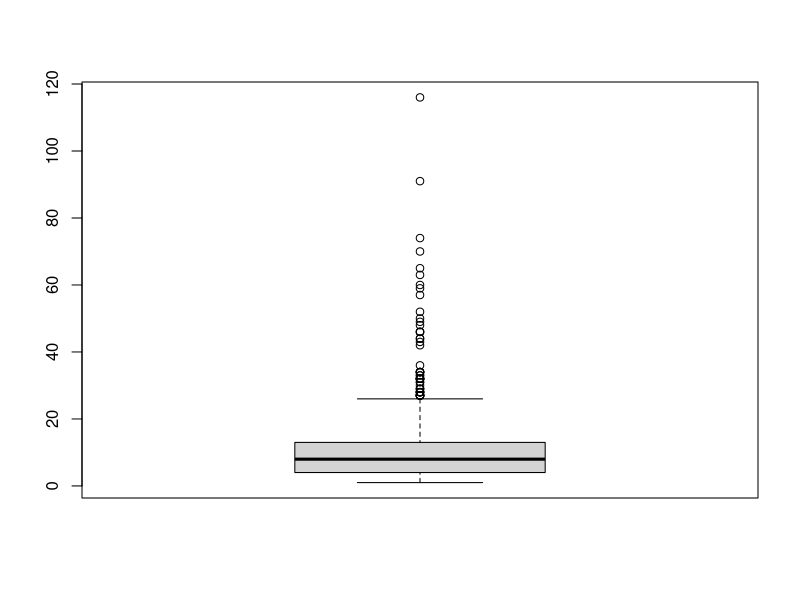
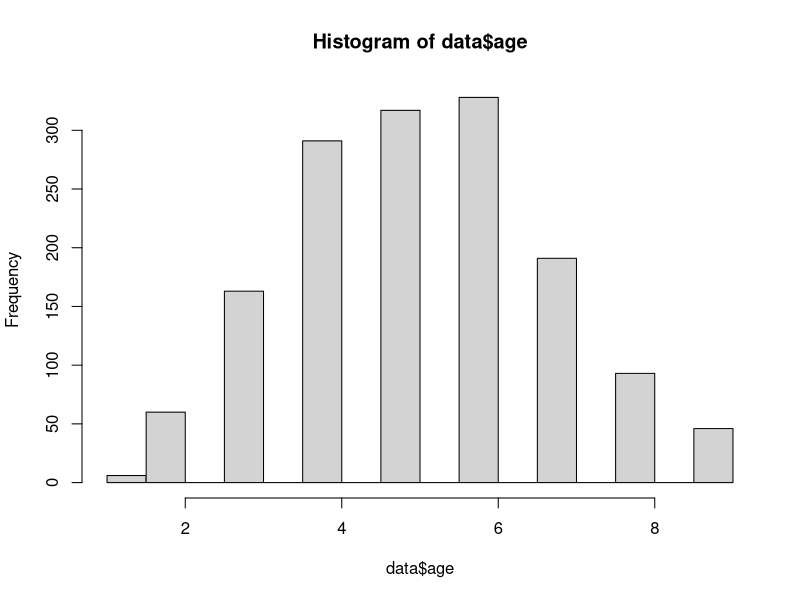

R code for these plots, in order: (Note: this script raises an error after producing the figures.)
library(caret)
library(VGAM)
library(nnet)
library(car)
library(nnet)
library(lmtest)


# Questions
  # 1. check that latex is ok
  # secondly executive vs technical i thought assumtions would make more sense in technical
  # likilihood vs null model [1 vs 2]or likilihood of one model vs another
  # how to interpret models
  # 2. I'm not sure I understand the effects plot fully
# 2. Is there anything else I'm missing/expected to do which I haven't done yet?
# ----------------------------------------------------------------------------
data <-read.csv('admissions.csv')
colnames(data) <- c('provnum', 'Death', 'White', 'Length_Of_Stay', 'age80', 'age', 'admission')


str(data)
table(as.vector(data$admission))
table(as.vector(data$Death))
table(as.vector(data$White))
table(as.vector(data$age))
table(as.vector(data$age80))
boxplot(as.vector(data$Length_Of_Stay))


hist(data$age)



# colnames(data) <- c('provnum', 'Death Yes/No', 'White Yes/No', 'Length Of Stay', 'age80', 'age', 'admission')
data$Death <- as.factor(data$Death)
data$White <- as.factor(data$White)
data$age80 <- as.factor(data$age80)
str(data)

set.seed(7)
train.index <- createDataPartition(data$admission, p = .7, list = FALSE)
train <- data[ train.index,]
test  <- data[-train.index,]

levels(data$admission)

vglm_model <- vglm(admission ~ Death + White + Length_Of_Stay + age + age80, family=multinomial(refLevel = "Elective"),dat=train)
summary(vglm_model)
confint(vglm_model)

confint(nnet_model)

nnet_model <- multinom(admission ~ Death + White + Length_Of_Stay + age + age80, dat=train)
summary(nnet_model)

step_model <- step(nnet_model)

summary(step_model)



Anova(vglm_model)
Anova(nnet_model)

# ----------------------------------------------------------------------------
nnet_update_model <- update(nnet_model, .~. -age80 -age)
summary(nnet_update_model)

vglm_update_model <- update(vglm_model, .~. -age80 -age)
summary(vglm_update_model)
exp(confint(vglm_update_model))
Anova(nnet_update_model)
Anova(vglm_update_model)
# ----------------------------------------------------------------------------

summary(vglm_update_model)

length(coef(nnet_model))
length(coef(nnet_update_model))
summary(nnet_update_model)

lik <- nnet_update_model$deviance-nnet_model$deviance
1-pchisq(lik, df=4)

lrtest(nnet_update_model, nnet_model)

nnet_model1 <- multinom(admission ~ 1, dat=train)
summary(nnet_model1)

nnet_model1$deviance
nnet_update_model$deviance
lik <- nnet_model1$deviance - nnet_update_model$deviance
1-pchisq(lik, df=6)
lrtest(nnet_model1, nnet_update_model)



# lik <- vglm_update_model$deviance-vglm_model$deviance
# 1-pchisq(lik, df=1)

# lrtest(vglm_model, vglm_update_model)

AIC(nnet_model, nnet_update_model)
# AIC(vglm_model, vglm_update_model)
# ----------------------------------------------------------------------------
png("yeet.png")
plot(allEffects(nnet_update_model))
dev.off()

# ----------------------------------------------------------------------------

res_1 <- predict(nnet_update_model, test)
# res_2 <- predict(vglm_update_model, test, type="response")
#
# predict_2 <- c()
# for (i in 1:nrow(res_2)){
#   result <- colnames(res_2)[as.numeric(which(res_2[i,] == max(res_2[i,]), arr.ind=TRUE))]
#   predict_2 <- c(predict_2,result)
# }
#
# all.equal(as.vector(res_1), predict_2)

confusionMatrix(res_1, test$admission)

# ----------------------------------------------------------------------------

plot(residuals(nnet_update_model))

install.packages("hmftest")
summary()
(exp(coef(nnet_update_model))-1)*100
round(exp(coef(nnet_update_model)),3)

round(exp(confint(nnet_update_model)),3)
